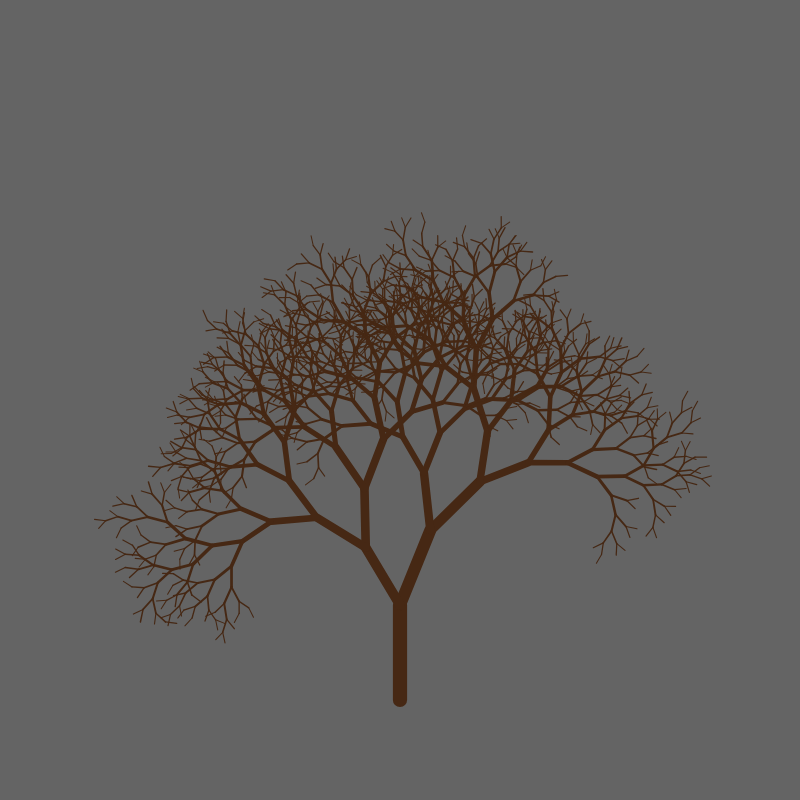
Frame 1 (no input)
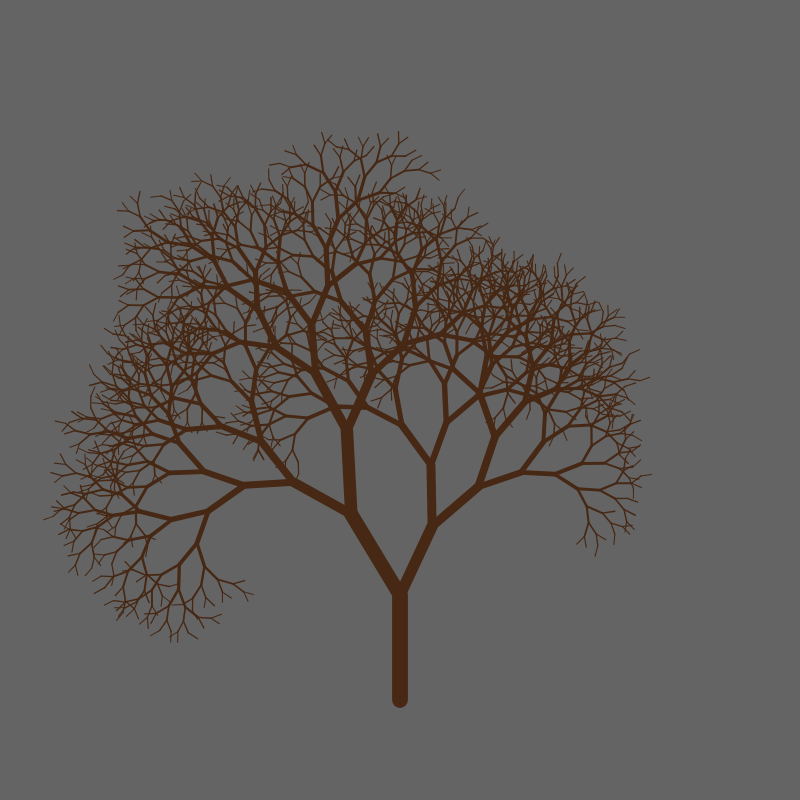
Frame 2 (the mouse pressed at the canvas centre, redrawn once)

The p5.js sketch that drew these frames (run headless with seeded random() and noise() and a simulated clock; the mouse was pressed at the canvas centre and the sketch redrawn once):

// p5.js sketch
// ── sketch.js
function setup() {
  createCanvas(800, 800);
  angleMode(DEGREES);

  noLoop();
}

function draw() {
  background(100);

  // align to center
  translate(width / 2, height - height / 8);

  drawBranch(height / random(7, 9));
}

function drawBranch(length) {
  push();
  if (length > 10) {

    strokeWeight(map(length, 10, 100, 1, 15));
    //brown
    stroke(70, 40, 20);

    line(0, 0, 0, -length);

    // rotate all further branches
    translate(0, -length);

    rotate(random(20, 30));
    drawBranch(length * random(.7, .9));

    rotate(random(-50, -60))
    drawBranch(length * random(.7, .9));
  }
  pop();
}
